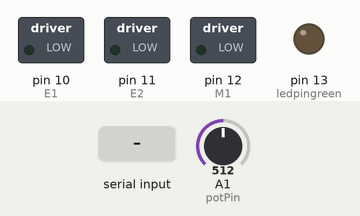
Recording of a sketch running on a simulated Arduino Uno, built with avr-gcc and run on an emulated ATmega328P. On the bench: switched loads named in the sketch (green lamp = pin HIGH), output pins drawn as LEDs (lit = HIGH). The inputs (shaded band) are chosen by the test bench; at power-on: A1 (potPin) = 512. What the sketch prints to the serial monitor is not drawn.

Above: at 1.2 s.
1.3 s: "I" received over Serial
At 2.8 s:
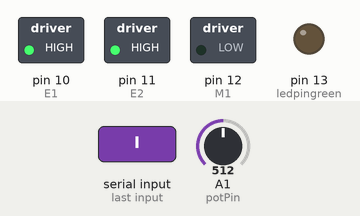
4.3 s: "D" received over Serial
Timing chart, 0 to 7.3 s (numbered marks = the images above; inputs shaded):
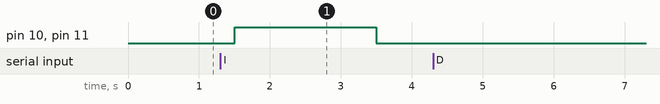

The sketch:

motorShieldPort.ino
```cpp
char val;         // variable to receive data from the serial port
int ledpingreen = 13;  // LED connected to pin 2 (on-board LED)
int potPin = 1;
int E1 = 10;
int M1 = 12;
int E2 = 11;
int M2 = 13;
int potLectura = 0;

void setup()
{
  pinMode(ledpingreen, OUTPUT);  // pin 13 (on-board LED) as OUTPUT
  pinMode(M1, OUTPUT);
  pinMode(M2, OUTPUT);
  pinMode(E1, OUTPUT);
  pinMode(E2, OUTPUT);
  Serial.begin(115200);       // Comenzar comunicacion serial en 115200bps

}

void loop() {
    potLectura = analogRead(potPin);
    Serial.println(potLectura);
    val = Serial.read();         // lee y almacena en val
    Serial.println(val);


 if(val == 'D'){               // Si se recibe 1 entrar al if
      Serial.println("entre der");
   if(potLectura >= 600){
    digitalWrite(ledpingreen, HIGH);  // Encender Ledpin
    digitalWrite(M1,HIGH);
    digitalWrite(M2,HIGH); //clockwise
    digitalWrite(E1, HIGH);
    digitalWrite(E2, HIGH);
    Serial.println("Derecha");
    delay(2000);
     digitalWrite(M1,LOW); //clockwise
      digitalWrite(M2,LOW); //clockwise
     digitalWrite(E1, LOW);
     digitalWrite(E2, LOW);
     Serial.println("Apagado");
  }
 }

  if(val == 'I'){
    Serial.println("entre izq");
    if(potLectura <= 1000){

   digitalWrite(ledpingreen, HIGH);   // Apaga el ledping

   digitalWrite(M1,LOW);
  digitalWrite(M2,LOW); //clockwise
   digitalWrite(E1, HIGH);
   digitalWrite(E2, HIGH);
   Serial.println("Izquierda");
   delay(2000);
    digitalWrite(M1,LOW); //clockwise
      digitalWrite(M2,LOW); //clockwise
     digitalWrite(E1, LOW);
     digitalWrite(E2, LOW);
     Serial.println("Apagado");
    }
  }
  /*
  if(val == 'N'){              // Si recibe 0 entrar al if
   digitalWrite(ledpingreen, LOW);   // Apaga el ledping
  digitalWrite(M2,LOW); //clockwise
   digitalWrite(E1, LOW);
   digitalWrite(E2, LOW);
   Serial.println("Apagado");
   delay(500);
  }
 */
delay(500);
}
```

Measured:
- after the input at 1.3 s, pin 10 (E1), pin 11 (E2): LOW → HIGH after 0.20 s, → LOW 2.0 s later
- after the input at 4.3 s, every drawn part: stays the same
